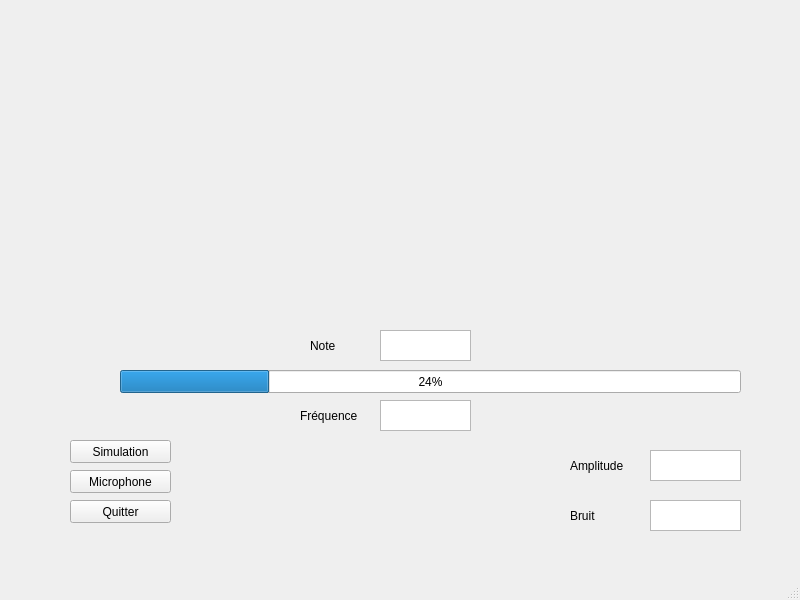
<?xml version="1.0" encoding="UTF-8"?>
<ui version="4.0">
 <class>MainWindow</class>
 <widget class="QMainWindow" name="MainWindow">
  <property name="geometry">
   <rect>
    <x>0</x>
    <y>0</y>
    <width>800</width>
    <height>600</height>
   </rect>
  </property>
  <property name="windowTitle">
   <string>MainWindow</string>
  </property>
  <widget class="QWidget" name="centralwidget">
   <widget class="QPushButton" name="Simulation">
    <property name="geometry">
     <rect>
      <x>70</x>
      <y>440</y>
      <width>101</width>
      <height>23</height>
     </rect>
    </property>
    <property name="text">
     <string>Simulation</string>
    </property>
   </widget>
   <widget class="QPushButton" name="Microphone">
    <property name="geometry">
     <rect>
      <x>70</x>
      <y>470</y>
      <width>101</width>
      <height>23</height>
     </rect>
    </property>
    <property name="text">
     <string>Microphone</string>
    </property>
   </widget>
   <widget class="QPushButton" name="Quitter">
    <property name="geometry">
     <rect>
      <x>70</x>
      <y>500</y>
      <width>101</width>
      <height>23</height>
     </rect>
    </property>
    <property name="text">
     <string>Quitter</string>
    </property>
   </widget>
   <widget class="QTextEdit" name="VFrequence">
    <property name="geometry">
     <rect>
      <x>380</x>
      <y>400</y>
      <width>91</width>
      <height>31</height>
     </rect>
    </property>
   </widget>
   <widget class="QLabel" name="Frequence">
    <property name="geometry">
     <rect>
      <x>300</x>
      <y>400</y>
      <width>81</width>
      <height>31</height>
     </rect>
    </property>
    <property name="text">
     <string>Fréquence</string>
    </property>
   </widget>
   <widget class="QLabel" name="Amplitude">
    <property name="geometry">
     <rect>
      <x>570</x>
      <y>450</y>
      <width>81</width>
      <height>31</height>
     </rect>
    </property>
    <property name="text">
     <string>Amplitude</string>
    </property>
   </widget>
   <widget class="QLabel" name="Bruit">
    <property name="geometry">
     <rect>
      <x>570</x>
      <y>500</y>
      <width>81</width>
      <height>31</height>
     </rect>
    </property>
    <property name="text">
     <string>Bruit</string>
    </property>
   </widget>
   <widget class="QLabel" name="Note">
    <property name="geometry">
     <rect>
      <x>310</x>
      <y>330</y>
      <width>81</width>
      <height>31</height>
     </rect>
    </property>
    <property name="text">
     <string>Note</string>
    </property>
   </widget>
   <widget class="QTextEdit" name="VAmplitude">
    <property name="geometry">
     <rect>
      <x>650</x>
      <y>450</y>
      <width>91</width>
      <height>31</height>
     </rect>
    </property>
   </widget>
   <widget class="QTextEdit" name="VBruit">
    <property name="geometry">
     <rect>
      <x>650</x>
      <y>500</y>
      <width>91</width>
      <height>31</height>
     </rect>
    </property>
   </widget>
   <widget class="QTextEdit" name="Vnote">
    <property name="geometry">
     <rect>
      <x>380</x>
      <y>330</y>
      <width>91</width>
      <height>31</height>
     </rect>
    </property>
   </widget>
   <widget class="MplWidget" name="Visualisation" native="true">
    <property name="geometry">
     <rect>
      <x>30</x>
      <y>10</y>
      <width>721</width>
      <height>301</height>
     </rect>
    </property>
   </widget>
   <widget class="QProgressBar" name="progressBar">
    <property name="geometry">
     <rect>
      <x>120</x>
      <y>370</y>
      <width>621</width>
      <height>23</height>
     </rect>
    </property>
    <property name="value">
     <number>24</number>
    </property>
   </widget>
  </widget>
  <widget class="QMenuBar" name="menubar">
   <property name="geometry">
    <rect>
     <x>0</x>
     <y>0</y>
     <width>800</width>
     <height>22</height>
    </rect>
   </property>
  </widget>
  <widget class="QStatusBar" name="statusbar"/>
 </widget>
 <customwidgets>
  <customwidget>
   <class>MplWidget</class>
   <extends>QWidget</extends>
   <header>mplwidget.h</header>
   <container>1</container>
  </customwidget>
 </customwidgets>
 <resources/>
 <connections>
  <connection>
   <sender>Quitter</sender>
   <signal>clicked()</signal>
   <receiver>MainWindow</receiver>
   <slot>close()</slot>
   <hints>
    <hint type="sourcelabel">
     <x>107</x>
     <y>532</y>
    </hint>
    <hint type="destinationlabel">
     <x>399</x>
     <y>299</y>
    </hint>
   </hints>
  </connection>
 </connections>
</ui>
